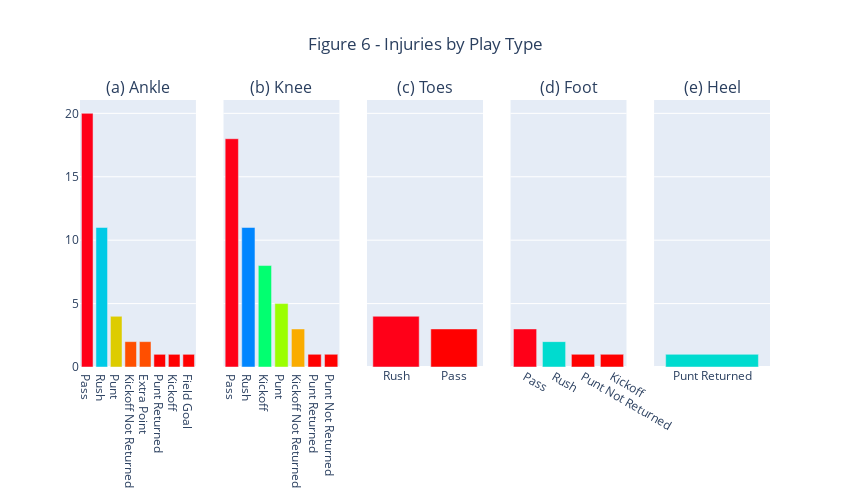

Notebook code cell kept with this figure:
### Markdown cell above
Let's explore the injuries get on the Play Type as shown on Figure 6.

### Code cell
fig = make_subplots(rows=1, cols=5, specs=[[{"type": "xy"}, {"type": "xy"}, {"type": "xy"},
                                          {"type": "xy"}, {"type": "xy"}]], 
                    shared_xaxes=True, shared_yaxes=True,
                    vertical_spacing=1,
                    subplot_titles = ('(a) Ankle', 
                                      '(b) Knee',
                                      '(c) Toes',
                                      '(d) Foot',
                                      '(e) Heel'))

feature = "PlayType"
feature_filter = "BodyPart"
feature_value = ["Ankle", "Knee", "Toes", "Foot", "Heel"]
col_num = 1

for i in feature_value:
    df_aux = inj_playlist[inj_playlist[feature_filter] == i]
    df_aux = df_aux[feature].value_counts()
    df_aux = df_aux[df_aux > 0]
    value = df_aux.values
    label = df_aux.index

    fig.add_trace(go.Bar(y=value, 
                         x=label,
                         hoverinfo='y',
                         showlegend=False,
                         marker={'color': value,
                         'colorscale': 'hsv'}),
                         row=1, col=col_num)
    col_num = col_num+1

fig.update_layout(height=500, width=850, title="Figure 6 - Injuries by Play Type", title_x=0.5)
fig.show()

### Figure 1 — Plotly figure (JSON) as saved in the notebook; plotly's stock layout.template omitted (floating-point values rounded to 4 significant figures)
{"data": [{"hoverinfo": "y", "marker": {"color": [20, 11, 4, 2, 2, 1, 1, 1], "colorscale": [[0, "#ff0000"], [0.1111, "#ffa700"], [0.2222, "#afff00"], [0.3333, "#08ff00"], [0.4444, "#00ff9f"], [0.5556, "#00b7ff"], [0.6667, "#0010ff"], [0.7778, "#9700ff"], [0.8889, "#ff00bf"], [1, "#ff0018"]]}, "showlegend": false, "type": "bar", "x": ["Pass", "Rush", "Punt", "Kickoff Not Returned", "Extra Point", "Punt Returned", "Kickoff", "Field Goal"], "xaxis": "x", "y": [20, 11, 4, 2, 2, 1, 1, 1], "yaxis": "y"}, {"hoverinfo": "y", "marker": {"color": [18, 11, 8, 5, 3, 1, 1], "colorscale": [[0, "#ff0000"], [0.1111, "#ffa700"], [0.2222, "#afff00"], [0.3333, "#08ff00"], [0.4444, "#00ff9f"], [0.5556, "#00b7ff"], [0.6667, "#0010ff"], [0.7778, "#9700ff"], [0.8889, "#ff00bf"], [1, "#ff0018"]]}, "showlegend": false, "type": "bar", "x": ["Pass", "Rush", "Kickoff", "Punt", "Kickoff Not Returned", "Punt Returned", "Punt Not Returned"], "xaxis": "x2", "y": [18, 11, 8, 5, 3, 1, 1], "yaxis": "y2"}, {"hoverinfo": "y", "marker": {"color": [4, 3], "colorscale": [[0, "#ff0000"], [0.1111, "#ffa700"], [0.2222, "#afff00"], [0.3333, "#08ff00"], [0.4444, "#00ff9f"], [0.5556, "#00b7ff"], [0.6667, "#0010ff"], [0.7778, "#9700ff"], [0.8889, "#ff00bf"], [1, "#ff0018"]]}, "showlegend": false, "type": "bar", "x": ["Rush", "Pass"], "xaxis": "x3", "y": [4, 3], "yaxis": "y3"}, {"hoverinfo": "y", "marker": {"color": [3, 2, 1, 1], "colorscale": [[0, "#ff0000"], [0.1111, "#ffa700"], [0.2222, "#afff00"], [0.3333, "#08ff00"], [0.4444, "#00ff9f"], [0.5556, "#00b7ff"], [0.6667, "#0010ff"], [0.7778, "#9700ff"], [0.8889, "#ff00bf"], [1, "#ff0018"]]}, "showlegend": false, "type": "bar", "x": ["Pass", "Rush", "Punt Not Returned", "Kickoff"], "xaxis": "x4", "y": [3, 2, 1, 1], "yaxis": "y4"}, {"hoverinfo": "y", "marker": {"color": [1], "colorscale": [[0, "#ff0000"], [0.1111, "#ffa700"], [0.2222, "#afff00"], [0.3333, "#08ff00"], [0.4444, "#00ff9f"], [0.5556, "#00b7ff"], [0.6667, "#0010ff"], [0.7778, "#9700ff"], [0.8889, "#ff00bf"], [1, "#ff0018"]]}, "showlegend": false, "type": "bar", "x": ["Punt Returned"], "xaxis": "x5", "y": [1], "yaxis": "y5"}], "layout": {"annotations": [{"font": {"size": 16}, "showarrow": false, "text": "(a) Ankle", "x": 0.084, "xanchor": "center", "xref": "paper", "y": 1, "yanchor": "bottom", "yref": "paper"}, {"font": {"size": 16}, "showarrow": false, "text": "(b) Knee", "x": 0.292, "xanchor": "center", "xref": "paper", "y": 1, "yanchor": "bottom", "yref": "paper"}, {"font": {"size": 16}, "showarrow": false, "text": "(c) Toes", "x": 0.5, "xanchor": "center", "xref": "paper", "y": 1, "yanchor": "bottom", "yref": "paper"}, {"font": {"size": 16}, "showarrow": false, "text": "(d) Foot", "x": 0.708, "xanchor": "center", "xref": "paper", "y": 1, "yanchor": "bottom", "yref": "paper"}, {"font": {"size": 16}, "showarrow": false, "text": "(e) Heel", "x": 0.916, "xanchor": "center", "xref": "paper", "y": 1, "yanchor": "bottom", "yref": "paper"}], "height": 500, "title": {"text": "Figure 6 - Injuries by Play Type", "x": 0.5}, "width": 850, "xaxis": {"anchor": "y", "domain": [0, 0.168]}, "xaxis2": {"anchor": "y2", "domain": [0.208, 0.376]}, "xaxis3": {"anchor": "y3", "domain": [0.416, 0.584]}, "xaxis4": {"anchor": "y4", "domain": [0.624, 0.792]}, "xaxis5": {"anchor": "y5", "domain": [0.832, 1]}, "yaxis": {"anchor": "x", "domain": [0, 1]}, "yaxis2": {"anchor": "x2", "domain": [0, 1], "matches": "y", "showticklabels": false}, "yaxis3": {"anchor": "x3", "domain": [0, 1], "matches": "y", "showticklabels": false}, "yaxis4": {"anchor": "x4", "domain": [0, 1], "matches": "y", "showticklabels": false}, "yaxis5": {"anchor": "x5", "domain": [0, 1], "matches": "y", "showticklabels": false}}}
